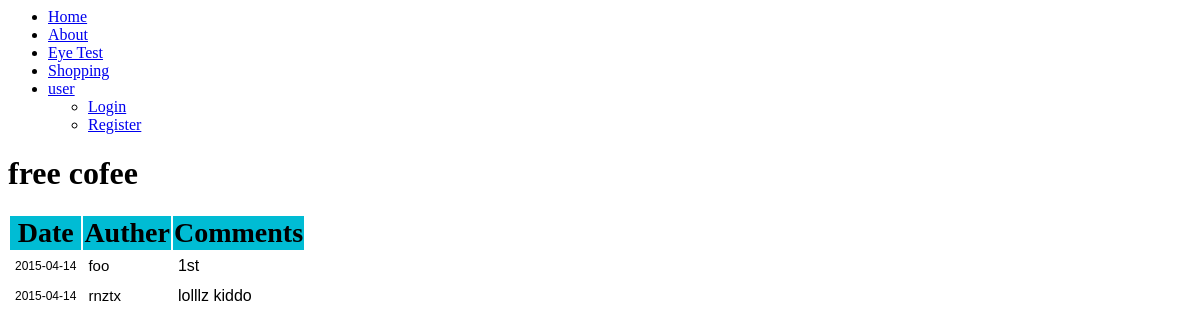
Page /posts.php?topic_id=7&topic_title=free cofee on the committed database.
### tables this page shows
CREATE TABLE IF NOT EXISTS `posts` (
`post_id` int(8) NOT NULL,
  `topic_id` int(8) NOT NULL,
  `post_content` text NOT NULL,
  `post_auther` varchar(50) NOT NULL,
  `post_date` date NOT NULL
);

### include/core.php (the view, shortened to what this page needs)
<?php
    function dbConnect(){
        $host = "localhost";
        $username = "root";
        $password = "precious";
        $database = "forum";
        $conn = new mysqli($host, $username, $password, $database);
        if($conn->connect_error){
            die("</br> Connection Failed ".$conn->connect_error);
        }
        else{
            return $conn;
        }
    }
    function fetchList($myList,$listId,$headName){
        $conn = dbConnect();
        if($myList=="category" && $listId=="all"){
            $sql_query = "SELECT * FROM categories";
            $resultSet = $conn->query($sql_query);
            $cat_id = "";
            $count = "";
            $cat_name = "";
            $cat_description = "";
            if($resultSet->num_rows > 0){
                while($row = $resultSet->fetch_assoc()){
                    $cat_id = $row['cat_id'];
                    $cat_name = $row['cat_name'];
                    $cat_description = $row['cat_description'];
                    $count = getCount("topics",$cat_id);
                    echo "<tr>
                    <td><a href=\"topicList.php?cat_id=".$cat_id."&cat_name=".$cat_name."\">".$cat_name."</br>
                    <span class=\"desc\">".$cat_description."</span></td>
                    <td>".$count."</td>
                    <td class=\"icons\" >
                    <form method=\"post\" action=\"update.php\">
                            <input type=\"hidden\" name=\"id\" value=\"".$cat_id."\">
                            <input type=\"hidden\" name=\"name\" value=\"".$cat_name."\">
                            <input type=\"hidden\" name=\"description\" value=\"".$cat_description."\">
                            <input type=\"hidden\" name=\"type\" value=\"categories\">
                           <button type=\"submit\" class=\"fa fa-pencil fa-1g icons\" ></button>
                    </form>
                    </td>
                    </tr>";
                }
                $conn->close();
                return;
            }
        }
        elseif($myList == "posts"){
            $tableHeader = "<table class=\"tab\">
                           <tr>
                           <th class=\"three\">Date</th>
                           <th class=\"two\">Auther</th>
                           <th class=\"one\">Comments</th>
                           </tr>";
            echo $headName;
            echo $tableHeader;
            $sql_query = "SELECT * FROM posts WHERE topic_id = '$listId'";
            $resultSet = $conn->query($sql_query);
            if($resultSet->num_rows > 0){
                while($row = $resultSet->fetch_assoc()){
                    $post = $row['post_content'];
                    $auther = $row['post_auther'];
                    $p_date = $row['post_date'];
                    echo "<tr>
                                <td class=\"dt\">".$p_date."</td>
                                <td class=\"auther\">".$auther."</td>
                                <td>".$post."</td>";
                    echo "</tr>";
                }
                return;
            }
        }
    }
?>

### posts.php (style rules this page uses)
th { background: #00bcd4; text-shadow: none; font-size: 28px; }
td { padding: 5px 5px; text-align: justify; font-family: 'Ubuntu Mono', sans-serif; }
.dt { font-size: 12px; }
.auther { font-size: 15px; }

### rows in the picture
posts: post_date "2015-04-14", post_auther "foo", post_content "1st"
posts: post_date "2015-04-14", post_auther "rnztx", post_content "lolllz kiddo"

### other values in the picture
$topic_title "free cofee"
